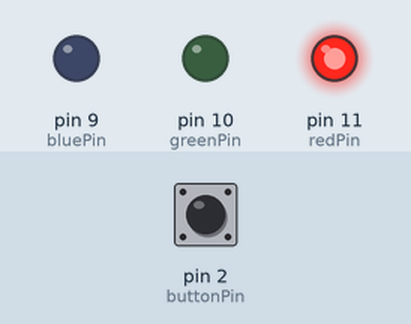
The sketch below on a simulated Arduino Uno, built with avr-gcc and run on an emulated ATmega328P. Shown: output pins drawn as LEDs (lit = HIGH). Inputs (shaded band) come from the test bench; at power-on: pin 2 (buttonPin) HIGH.

Above: at 1.2 s.
1.3 s: pin 2 (buttonPin) pulled LOW for 1 s
At 2.8 s:
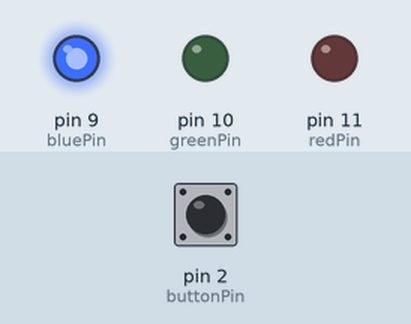
3.8 s: pin 2 (buttonPin) pulled LOW for 0.15 s
At 5.2 s:
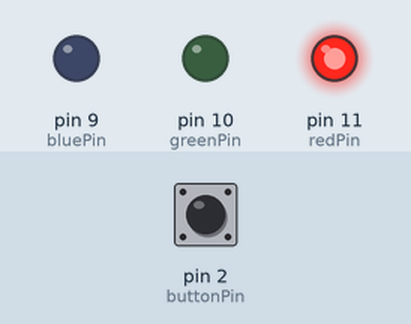
5.5 s: pin 2 (buttonPin) pulled LOW for 3.2 s
At 10.0 s:
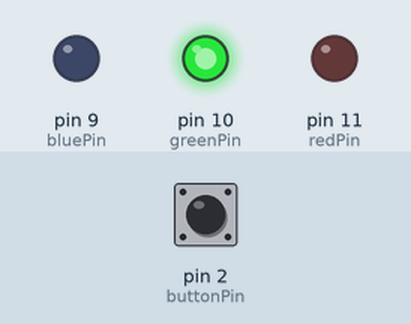
Timing chart, 0 to 11.5 s (numbered marks = the images above; inputs shaded):
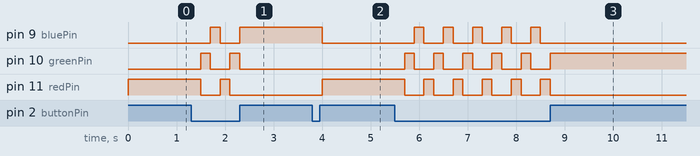

The sketch:

byte_iot_part_1.ino
```cpp
int redPin = 11;
int greenPin = 10;
int bluePin = 9;
int buttonPin = 2;
int buttonState = 0;
int ledNum = 0;

void setup() {
    pinMode(redPin, OUTPUT);
    pinMode(greenPin, OUTPUT);
    pinMode(bluePin, OUTPUT);
    pinMode(buttonPin, INPUT);

    digitalWrite(redPin, HIGH);
    digitalWrite(greenPin, LOW);
    digitalWrite(bluePin, LOW);
}

void loop() {
    buttonState = digitalRead(buttonPin);

    if (buttonState == LOW) {
        delay(200);

        ledNum++;
        if (ledNum > 2) {
            ledNum = 0;
        }

        switch (ledNum) {
            case 0:
                digitalWrite(redPin, HIGH);
                digitalWrite(greenPin, LOW);
                digitalWrite(bluePin, LOW);
                break;
            case 1:
                digitalWrite(redPin, LOW);
                digitalWrite(greenPin, HIGH);
                digitalWrite(bluePin, LOW);
                break;
            case 2:
                digitalWrite(redPin, LOW);
                digitalWrite(greenPin, LOW);
                digitalWrite(bluePin, HIGH);
                break;
        }
    }
}
```

Measured:
- after the input at 1.3 s, pin 9 (bluePin): LOW → HIGH after 0.40 s, → LOW 0.20 s later, → HIGH 0.40 s later; pin 10 (greenPin): alternates HIGH for 0.20 s and LOW for 0.40 s, 4 changes in all, then stays LOW, starting after 0.20 s; pin 11 (redPin): HIGH → LOW after 0.20 s, → HIGH 0.40 s later, → LOW 0.20 s later
- after the input at 3.8 s, pin 9 (bluePin): HIGH → LOW after 0.20 s; pin 11 (redPin): LOW → HIGH after 0.20 s
- after the input at 5.5 s, pin 9 (bluePin): alternates HIGH for 0.20 s and LOW for 0.40 s, 10 changes in all, then stays LOW, starting after 0.40 s; pin 10 (greenPin): alternates HIGH for 0.20 s and LOW for 0.40 s, 11 changes in all, then stays HIGH, starting after 0.20 s
